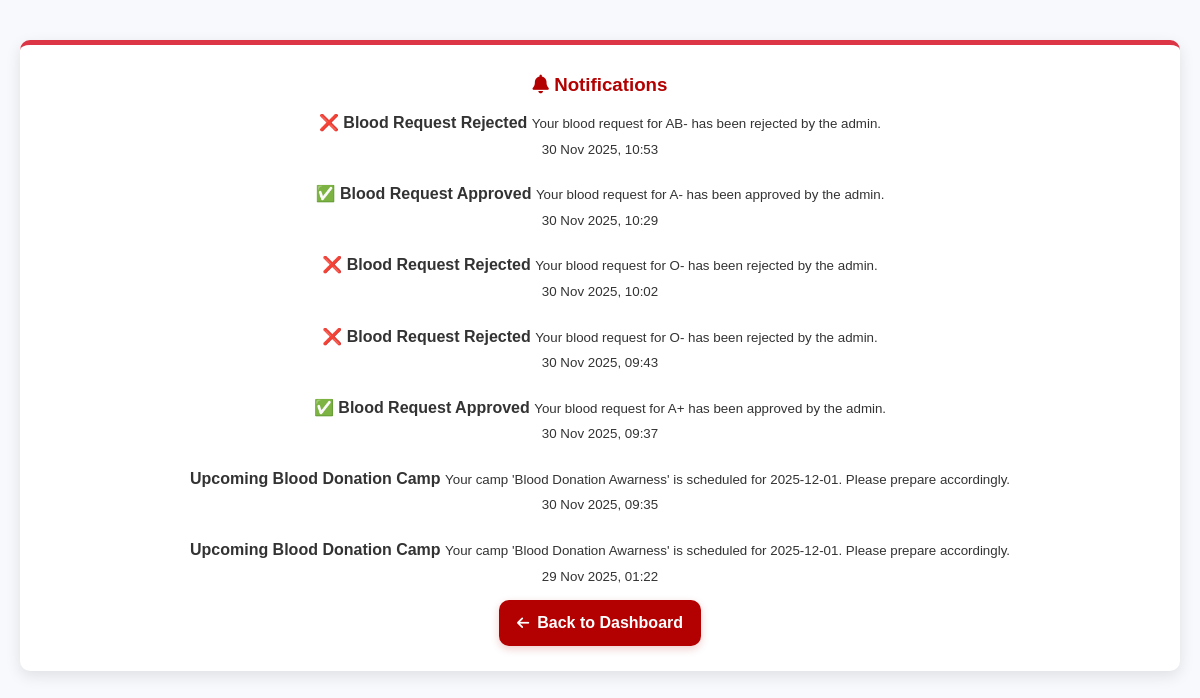
Screenshot of /notifications/ (signed in) with the database file from the repository.
### BB_app/models.py (models this page shows, shortened)
class Notification(models.Model):
    ROLE_CHOICES = [
        ('admin', 'Admin'),
        ('donor', 'Donor'),
        ('hospital', 'Hospital'),
        ('patient', 'Patient'),
    ]
    recipient = models.ForeignKey(User, on_delete=models.CASCADE, null=True, blank=True)
    role = models.CharField(max_length=20, choices=ROLE_CHOICES)
    title = models.CharField(max_length=200)
    message = models.TextField()
    is_read = models.BooleanField(default=False)
    created_at = models.DateTimeField(auto_now_add=True)
    type = models.CharField(max_length=20, default='info')

### BB_app/views.py (the view)
# urls.py: path('notifications/', views.notifications, name='notifications'),
@login_required
def notifications(request):
    user = request.user
    user_role = user.profile.role if hasattr(user, 'profile') else 'admin'
    notifications = Notification.objects.filter(
        Q(recipient=user) | Q(role=user_role)
    ).order_by('-created_at')
    Notification.objects.filter(
        Q(recipient=user) | Q(role=user_role), is_read=False
    ).update(is_read=True)
    return render(request, 'notifications.html', {'notifications': notifications})

### BB_app/templates/notifications.html (shortened to what this page needs)
{% extends 'master.html' %}
{% block content %}
<div class="container py-5">
  <div class="card shadow-lg p-4 rounded-4" style="border-top: 5px solid #dc3545;">
    <div class="d-flex justify-content-between align-items-center mb-4">
      <h3 class="fw-bold mb-0 text-danger">
        <i class="fa fa-bell me-2"></i> Notifications
      </h3>
    </div>
    <ul class="list-group notification-list">
      {% for n in notifications %}
      <li
        class="list-group-item p-3 mb-2 rounded-3 shadow-sm
      {% if n.type == 'emergency' %}alert-danger{% elif n.type == 'warning' %}alert-warning{% else %}alert-info{% endif %}">
        <div>
          <strong>{{ n.title }}</strong>
          <small class="text-muted d-block">{{ n.message|safe }}</small>
        </div>
        <small class="text-secondary">{{ n.created_at|date:"d M Y, H:i" }}</small>
      </li>
      {% empty %}
      <li class="list-group-item text-center text-muted py-4 rounded-3 shadow-sm" style="background-color: #fff;">
        <i class="fa fa-inbox fa-2x mb-2 d-block text-danger"></i>
        No notifications yet.
      </li>
      {% endfor %}
    </ul>
    <div class="text-center mt-4">
      {% if user.is_superuser %}
      <a href="{% url 'admin_dashboard' %}" class="back-btn">
        <i class="fa fa-arrow-left"></i> Back to Dashboard
      </a>
      {% elif user.hospitalprofile %}
      <a href="{% url 'hospital_dashboard' %}" class="back-btn">
        <i class="fa fa-arrow-left"></i> Back to Dashboard
      </a>
      {% elif user.donorprofile %}
      <a href="{% url 'donor_dashboard' %}" class="back-btn">
        <i class="fa fa-arrow-left"></i> Back to Dashboard
      </a>
      {% elif user.patientprofile %}
      <a href="{% url 'patient_dashboard' %}" class="back-btn">
        <i class="fa fa-arrow-left"></i> Back to Dashboard
      </a>
      {% endif %}
    </div>
  </div>
</div>
{% endblock %}

### BB_app/static/css/style.css (style rules this page uses)
* { margin: 0; padding: 0; box-sizing: border-box; font-family: "Poppins", sans-serif; }
.container { max-width: 1200px; margin: 0 auto; padding: 0 20px; width: 100%; }
body { background-color: #fff; color: #333; line-height: 1.6; scroll-behavior: smooth; }
.card { background: #fff; border-radius: 10px; box-shadow: 0 5px 15px rgba(0, 0, 0, 0.1); padding: 25px; transition: 0.3s ease; text-align: center; margin-top: 40px; }
.card h3 { color: #b30000; margin-bottom: 10px; }

### BB_app/static/css/hospital_dashboard.css (style rules this page uses)
.notification-list { display: flex; flex-direction: column; gap: 20px; }
.back-btn { display: inline-flex; align-items: center; gap: 8px; background-color: #b30000; color: #fff; padding: 10px 18px; border-radius: 8px; text-decoration: none; font-weight: 500; transition: all 0.3s ease; box-shadow: 0 2px 5px rgba(0, 0, 0, 0.1); margin-top: 12px; }
.back-btn i { font-size: 14px; }
.back-btn { background-color: #b30000; color: white; padding: 12px 20px; border-radius: 8px; text-decoration: none; font-weight: 500; transition: all 0.3s ease; box-shadow: 0 2px 6px rgba(179, 0, 0, 0.2); text-align: center; }
.back-btn { display: inline-flex; align-items: center; gap: 8px; background-color: #b30000; color: #fff; padding: 10px 18px; border-radius: 10px; text-decoration: none; font-weight: 600; box-shadow: 0 3px 8px rgba(179, 0, 0, 0.2); transition: all 0.3s ease; }
.back-btn { display: inline-flex; align-items: center; gap: 8px; background-color: #b30000; color: #fff; padding: 10px 18px; border-radius: 10px; text-decoration: none; font-weight: 600; box-shadow: 0 3px 8px rgba(179, 0, 0, 0.2); transition: all 0.3s ease; justify-content: center; }

### BB_app/templates/notifications.html (style rules this page uses)
body { background-color: #f8f9fc; }
.card { border: none; background: #fff; }
.notification-list .list-group-item { border: none; transition: 0.3s; list-style: none; }

### rows the page displays
Notification: title "❌ Blood Request Rejected", message "Your blood request for AB- has been rejected by the admin.", created_at "30 Nov 2025, 10:53"
Notification: title "✅ Blood Request Approved", message "Your blood request for A- has been approved by the admin.", created_at "30 Nov 2025, 10:29"
Notification: title "❌ Blood Request Rejected", message "Your blood request for O- has been rejected by the admin.", created_at "30 Nov 2025, 10:02"
Notification: title "❌ Blood Request Rejected", message "Your blood request for O- has been rejected by the admin.", created_at "30 Nov 2025, 09:43"
Notification: title "✅ Blood Request Approved", message "Your blood request for A+ has been approved by the admin.", created_at "30 Nov 2025, 09:37"
Notification: title "Upcoming Blood Donation Camp", message "Your camp 'Blood Donation Awarness' is scheduled for 2025-12-01. Please prepare accordingly.", created_at "30 Nov 2025, 09:35"
Notification: title "Upcoming Blood Donation Camp", message "Your camp 'Blood Donation Awarness' is scheduled for 2025-12-01. Please prepare accordingly.", created_at "29 Nov 2025, 01:22"
